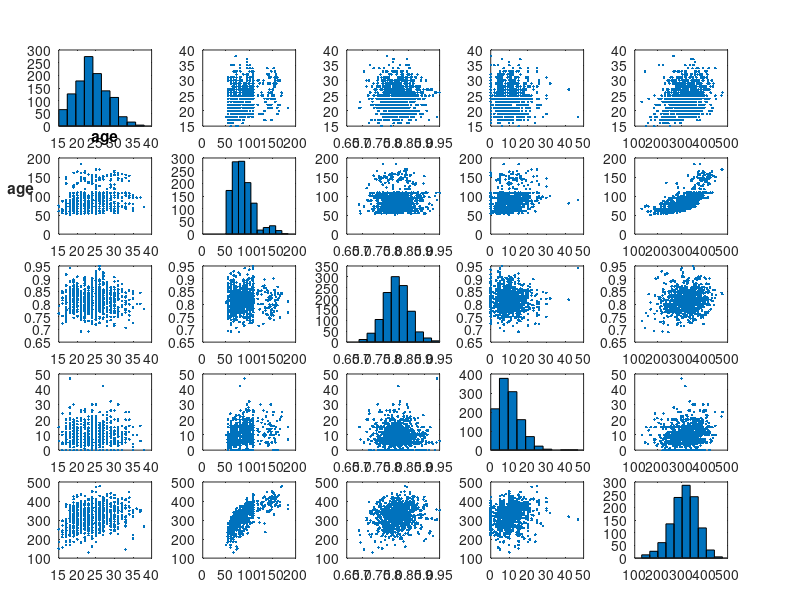

Reproduce this figure in MATLAB. (Note: this script raises an error after producing the figure.)
clear
close all

% snatch = more technique
% clean and jerk = raw strength 

data = csvread('weightlifting.csv');

sex                         = data(:,1);  % sex
age                         = data(:,2);  % age
bweight                     = data(:,3);  % body weight
snatch_firstAttempt         = data(:,4);  % declared snatch weight
snatch_firstSuccess         = data(:,5);  % first successful snatch weight
snatch_max                  = data(:,6);  % max snatch weight
snatch_max2declared         = data(:,7);  % delta between max and declared
snatch_max2firstSuccess     = data(:,8);  % delta between first success and max

cj_firstAttempt             = data(:,9);  % declared clean-jerk weight
cj_firstSuccess             = data(:,10);  % first successful clean-jerk weight
cj_max                      = data(:,11); % max clean-jerk weight
cj_max2declared             = data(:,12); % delta between max and declared
cj_max2firstSuccess         = data(:,13); % delta between first success and max
total                       = data(:,14); % total max weight "score"

dm = [age, bweight, snatch_max./cj_max, cj_max2declared + snatch_max2declared, total];

labels = {...
    'age',...
    'bweight',...
    'snatch_{max}/cj_{max}',...
    'deltas_{total}',...
    'total'...
    };

[~,ax] = plotmatrix(dm);
for i = 1:length(labels)
  title(ax(1,i), labels{i})
  yl = ylabel(ax(i,1),labels{i},'fontweight','bold','Rotation', 0);
  yl.Position(1) = yl.Position(1) - 3.0;
end

mdl1 = fitlm([age, bweight, snatch_max./cj_max],total,'VarNames',{'age' 'bweight','snatch_max/cj_max','total'}) 

r = mdl1.Residuals.Raw;
figure
histogram(r)
figure
normplot(r)
figure
plot(mdl1)

yhat = mdl1.Fitted;
figure
[~,ax] = plotmatrix([age, bweight, snatch_max./cj_max],r);
labels = ['age','weight','ratio'];
for i = 1:length(labels)
  title(ax(1,i), labels{i})
end
figure
plotmatrix(yhat,r)
